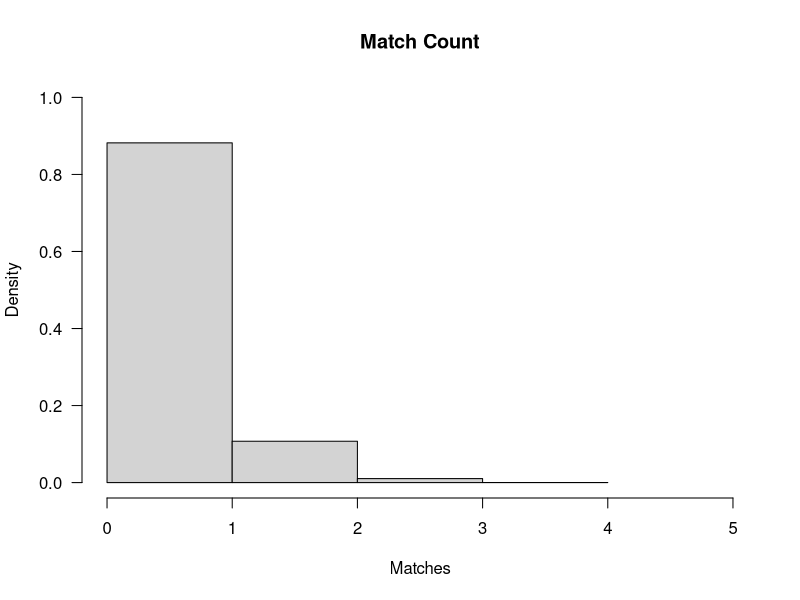
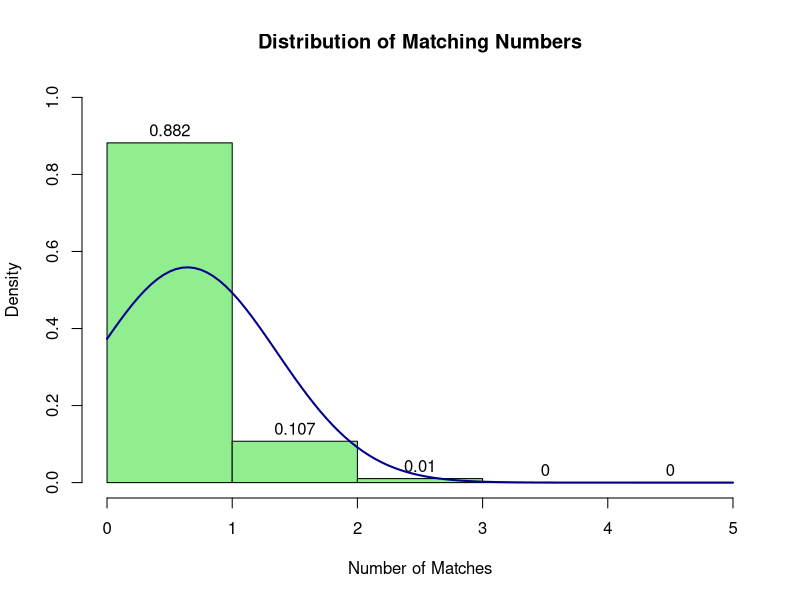

The R source for these figures, in order:
# WA Lottery Hit 5 Game Simulation
# Author: Ian Corbin from Seattle, WA
# Web: http://www.iancorbin.com / Twitter: @iancorbin
# Game Rules: http://www.walottery.com/JackpotGames/Hit5.aspx

# set.seed(9999)  # Set seed if you want to reproduce the results

# Set game variables
cost <- 1         # Cost per play (in dollars)
trials <- 10000   # Number of tickets to purchase
numlow <- 1       # Lowest number available to pick
numhigh <- 39     # Highest number available to pick
numpick <- 5      # Number of balls available to pick


# Start the simulation (you don't have to modify anything below this line)
y <- replicate(trials,sample(numlow:numhigh,numpick,replace=FALSE))
dimnames(y) <- list(rownames(y,do.NULL=FALSE,prefix="N"),
                    colnames(y,do.NULL=FALSE,prefix="Combination"))
m <- t(y)
(m2 <- t(apply(m,1,sort)))

x <- replicate(1,sample(numlow:numhigh,numpick,replace=FALSE))
dimnames(x) <- list(rownames(x,do.NULL=FALSE,prefix=""),
                    colnames(x,do.NULL=FALSE,prefix="Winning Numbers"))
w <- t(x)
(w2 <- t(apply(w,1,sort)))

nfact <- factorial(numhigh)
cfact <- factorial(numpick)
combos <- nfact/(cfact*factorial(numhigh - numpick))

wincount <- rowSums(matrix(m %in% w, ncol=ncol(m)))
wincount
c("$0","$0","$1","$10","$100","$100000")[apply(m2,1,function(x) sum(x%in%w))+1]

win <- sum(c(0,0,1,10,100,100000)[apply(m2,1,function(x) sum(x%in%w))+1])
bet <- cost * trials
delta <- win - bet
winningpercentage <- (win - bet)/bet
paste("Won $",format(win, big.mark=","),sep="")
paste("Spent $",format(bet, big.mark=","),sep="")
paste("Delta $",format(delta, big.mark=","),sep="")
paste("Winning %",format(winningpercentage, big.mark=","),sep="")

matchzero <- length(which(wincount == 0)) 
matchone <- length(which(wincount == 1)) 
winnothing <- sum(matchzero + matchone)

matchtwo <- length(which(wincount == 2)) 
matchthree <- length(which(wincount == 3)) 
matchfour <- length(which(wincount == 4)) 
winjackpot <- length(which(wincount == 5)) 

winsomething <- length(which(wincount > 1)) 

paste("Won Something: ",format(winsomething, big.mark=","),sep="")

paste("$0: ",format(winnothing, big.mark=","),sep="")
paste("$1: ",format(matchtwo, big.mark=","),sep="")
paste("$10: ",format(matchthree, big.mark=","),sep="")
paste("$100: ",format(matchfour, big.mark=","),sep="")
paste("$100,000: ",format(winjackpot, big.mark=","),sep="")

paste("Possible Combos: ",format(combos, big.mark=",", scientific = FALSE),sep="")
paste("Jackpot Probability: ",format(1/combos, big.mark=",", scientific = FALSE),sep="")
paste("Jackpot Odds: 1:",format(combos, big.mark=",", scientific = FALSE),sep="")

hist(wincount,
     main="Match Count",
     xlab="Matches",
     ylab="Density",
     # border="blue",
     # col="green",
     xlim=c(0,5),
     ylim=c(0,1.0),
     las=1,
     breaks=5,
     prob=TRUE)

# Print data frame of matches
wins<-c(matchzero,matchone,matchtwo,matchthree,matchfour,winjackpot) 
dollarswon<-c(matchzero*0,matchone*0,matchtwo*1,matchthree*10,matchfour*100,winjackpot*100000)
dframe <- data.frame(wins,dollarswon)
dframe

# Plot histogram to illustrate distribution of matches
hist(wincount, labels=TRUE, freq=FALSE, xlab="Number of Matches", main="Distribution of Matching Numbers", col="lightgreen", breaks=c(0,1,2,3,4,5), ylim=c(0, 1.0), prob=TRUE)
curve(dnorm(x, mean=mean(wincount), sd=sd(wincount)), add=TRUE, col="darkblue", lwd=2) 

# You lose money. The End.           